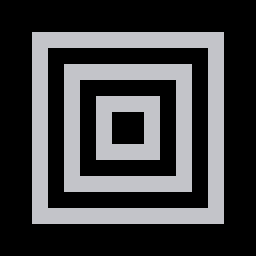

The image is a tile-based game level rendered from a .tmx file. Its description and complete source (layers, tilesets, objects, tile grids) follow:
An orthogonal 16x16 tile map with 16x16 px tiles, 1 tile layer (Tile Layer 1).

<map version="1.0" orientation="orthogonal" renderorder="left-up" width="16" height="16" tilewidth="16" tileheight="16" nextobjectid="1">
 <tileset firstgid="1" source="../Default.tsx" />
 <layer name="Tile Layer 1" width="16" height="16">
  <data encoding="csv">
0,0,0,0,0,0,0,0,0,0,0,0,0,0,0,0,
0,0,0,0,0,0,0,0,0,0,0,0,0,0,0,0,
0,0,5,5,5,5,5,5,5,5,5,5,5,5,0,0,
0,0,5,0,0,0,0,0,0,0,0,0,0,5,0,0,
0,0,5,0,5,5,5,5,5,5,5,5,0,5,0,0,
0,0,5,0,5,0,0,0,0,0,0,5,0,5,0,0,
0,0,5,0,5,0,5,5,5,5,0,5,0,5,0,0,
0,0,5,0,5,0,5,0,0,5,0,5,0,5,0,0,
0,0,5,0,5,0,5,0,0,5,0,5,0,5,0,0,
0,0,5,0,5,0,5,5,5,5,0,5,0,5,0,0,
0,0,5,0,5,0,0,0,0,0,0,5,0,5,0,0,
0,0,5,0,5,5,5,5,5,5,5,5,0,5,0,0,
0,0,5,0,0,0,0,0,0,0,0,0,0,5,0,0,
0,0,5,5,5,5,5,5,5,5,5,5,5,5,0,0,
0,0,0,0,0,0,0,0,0,0,0,0,0,0,0,0,
0,0,0,0,0,0,0,0,0,0,0,0,0,0,0,0
</data>
 </layer>
</map>
